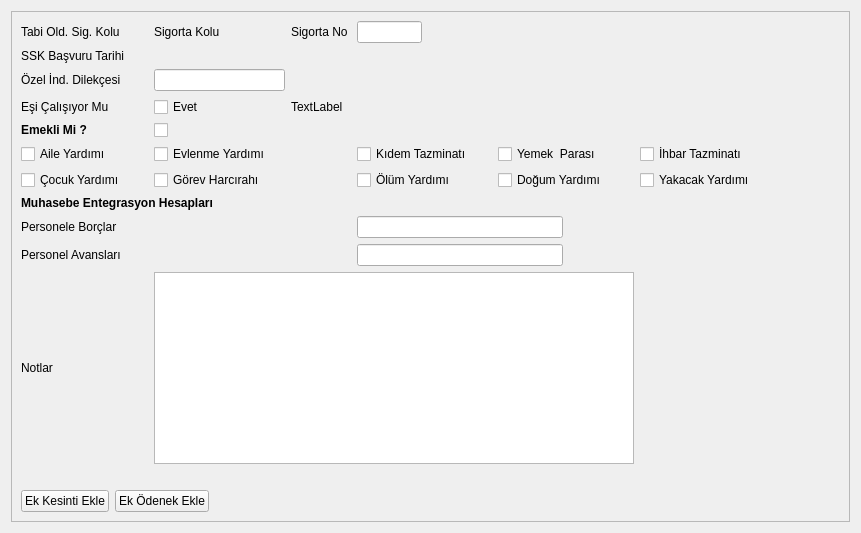
     <widget class="QWidget" name="tab_5">
      <property name="sizePolicy">
       <sizepolicy hsizetype="Expanding" vsizetype="Expanding">
        <horstretch>0</horstretch>
        <verstretch>0</verstretch>
       </sizepolicy>
      </property>
      <attribute name="title">
       <string>Ödenekler / Kesintiler / Sigorta Bilgileri</string>
      </attribute>
      <layout class="QGridLayout" name="gridLayout_14">
       <item row="0" column="0">
        <widget class="QFrame" name="frame_3">
         <property name="sizePolicy">
          <sizepolicy hsizetype="Expanding" vsizetype="Expanding">
           <horstretch>0</horstretch>
           <verstretch>0</verstretch>
          </sizepolicy>
         </property>
         <property name="font">
          <font>
           <pointsize>9</pointsize>
          </font>
         </property>
         <property name="frameShape">
          <enum>QFrame::StyledPanel</enum>
         </property>
         <property name="frameShadow">
          <enum>QFrame::Raised</enum>
         </property>
         <layout class="QGridLayout" name="gridLayout_5" rowstretch="1,1,1,1,1,1,1,0,0,0,1,0,0,0" columnstretch="5,5,5,5,5,5,5,5,5,5">
          <item row="6" column="0">
           <widget class="QCheckBox" name="check_box_cocuk_yardimi">
            <property name="sizePolicy">
             <sizepolicy hsizetype="Fixed" vsizetype="Fixed">
              <horstretch>0</horstretch>
              <verstretch>0</verstretch>
             </sizepolicy>
            </property>
            <property name="text">
             <string>Çocuk Yardımı       </string>
            </property>
           </widget>
          </item>
          <item row="7" column="0" colspan="2">
           <widget class="QLabel" name="label_ent_label">
            <property name="sizePolicy">
             <sizepolicy hsizetype="Fixed" vsizetype="Fixed">
              <horstretch>0</horstretch>
              <verstretch>0</verstretch>
             </sizepolicy>
            </property>
            <property name="font">
             <font>
              <pointsize>9</pointsize>
              <weight>75</weight>
              <bold>true</bold>
             </font>
            </property>
            <property name="text">
             <string>Muhasebe Entegrasyon Hesapları</string>
            </property>
           </widget>
          </item>
          <item row="10" column="0">
           <widget class="QLabel" name="label_15">
            <property name="sizePolicy">
             <sizepolicy hsizetype="Fixed" vsizetype="Fixed">
              <horstretch>0</horstretch>
              <verstretch>0</verstretch>
             </sizepolicy>
            </property>
            <property name="text">
             <string>Notlar</string>
            </property>
           </widget>
          </item>
          <item row="10" column="1" colspan="6">
           <widget class="QLimitedTextEdit" name="limitedTextEdit_notlar">
            <property name="sizePolicy">
             <sizepolicy hsizetype="Expanding" vsizetype="Fixed">
              <horstretch>0</horstretch>
              <verstretch>0</verstretch>
             </sizepolicy>
            </property>
           </widget>
          </item>
          <item row="9" column="0">
           <widget class="QLabel" name="label_personel_avanslari">
            <property name="sizePolicy">
             <sizepolicy hsizetype="Fixed" vsizetype="Fixed">
              <horstretch>0</horstretch>
              <verstretch>0</verstretch>
             </sizepolicy>
            </property>
            <property name="text">
             <string>Personel Avansları    </string>
            </property>
           </widget>
          </item>
          <item row="9" column="1" colspan="2">
           <widget class="QSearchEdit" name="searchEdit_personel_avanslari_hesap_kodu" native="true">
            <property name="sizePolicy">
             <sizepolicy hsizetype="Expanding" vsizetype="Fixed">
              <horstretch>0</horstretch>
              <verstretch>0</verstretch>
             </sizepolicy>
            </property>
            <property name="whatsThis">
             <string>Arama widget. </string>
            </property>
            <property name="QSearchEdit" stdset="0">
             <rect>
              <x>0</x>
              <y>0</y>
              <width>100</width>
              <height>100</height>
             </rect>
            </property>
           </widget>
          </item>
          <item row="0" column="0">
           <widget class="QLabel" name="label_6">
            <property name="sizePolicy">
             <sizepolicy hsizetype="Fixed" vsizetype="Fixed">
              <horstretch>0</horstretch>
              <verstretch>0</verstretch>
             </sizepolicy>
            </property>
            <property name="font">
             <font>
              <pointsize>9</pointsize>
             </font>
            </property>
            <property name="text">
             <string>Tabi Old. Sig. Kolu </string>
            </property>
           </widget>
          </item>
          <item row="0" column="1">
           <widget class="QLabel" name="label_tabi_oldugu_sigorta_kolu">
            <property name="sizePolicy">
             <sizepolicy hsizetype="Fixed" vsizetype="Fixed">
              <horstretch>0</horstretch>
              <verstretch>0</verstretch>
             </sizepolicy>
            </property>
            <property name="text">
             <string>Sigorta Kolu</string>
            </property>
           </widget>
          </item>
          <item row="2" column="0">
           <widget class="QLabel" name="label_ozel_indirim_dilekcesi">
            <property name="sizePolicy">
             <sizepolicy hsizetype="Fixed" vsizetype="Fixed">
              <horstretch>0</horstretch>
              <verstretch>0</verstretch>
             </sizepolicy>
            </property>
            <property name="font">
             <font>
              <pointsize>9</pointsize>
             </font>
            </property>
            <property name="text">
             <string>Özel İnd. Dilekçesi </string>
            </property>
           </widget>
          </item>
          <item row="3" column="0">
           <widget class="QLabel" name="label_esi_calisiyor_mu">
            <property name="sizePolicy">
             <sizepolicy hsizetype="Fixed" vsizetype="Fixed">
              <horstretch>0</horstretch>
              <verstretch>0</verstretch>
             </sizepolicy>
            </property>
            <property name="font">
             <font>
              <pointsize>9</pointsize>
             </font>
            </property>
            <property name="text">
             <string>Eşi Çalışıyor Mu        </string>
            </property>
           </widget>
          </item>
          <item row="4" column="0">
           <widget class="QLabel" name="label_19">
            <property name="sizePolicy">
             <sizepolicy hsizetype="Fixed" vsizetype="Fixed">
              <horstretch>0</horstretch>
              <verstretch>0</verstretch>
             </sizepolicy>
            </property>
            <property name="font">
             <font>
              <pointsize>9</pointsize>
              <weight>75</weight>
              <bold>true</bold>
             </font>
            </property>
            <property name="text">
             <string>Emekli Mi ?</string>
            </property>
           </widget>
          </item>
          <item row="1" column="1" colspan="2">
           <widget class="QAdakDate" name="adakDate_ssk_basv_tarihi" native="true">
            <property name="sizePolicy">
             <sizepolicy hsizetype="Expanding" vsizetype="Fixed">
              <horstretch>0</horstretch>
              <verstretch>0</verstretch>
             </sizepolicy>
            </property>
            <property name="whatsThis">
             <string>Tarih WidgetÄ± </string>
            </property>
            <property name="QAdakDate" stdset="0">
             <rect>
              <x>0</x>
              <y>0</y>
              <width>100</width>
              <height>100</height>
             </rect>
            </property>
           </widget>
          </item>
          <item row="8" column="0">
           <widget class="QLabel" name="label_personele_borclar">
            <property name="sizePolicy">
             <sizepolicy hsizetype="Fixed" vsizetype="Fixed">
              <horstretch>0</horstretch>
              <verstretch>0</verstretch>
             </sizepolicy>
            </property>
            <property name="font">
             <font>
              <pointsize>9</pointsize>
             </font>
            </property>
            <property name="text">
             <string>Personele Borçlar    </string>
            </property>
           </widget>
          </item>
          <item row="8" column="1" colspan="2">
           <widget class="QSearchEdit" name="searchEdit_personele_borclar_hesap_kodu" native="true">
            <property name="sizePolicy">
             <sizepolicy hsizetype="Expanding" vsizetype="Fixed">
              <horstretch>0</horstretch>
              <verstretch>0</verstretch>
             </sizepolicy>
            </property>
            <property name="whatsThis">
             <string>Arama widget. </string>
            </property>
            <property name="QSearchEdit" stdset="0">
             <rect>
              <x>0</x>
              <y>0</y>
              <width>100</width>
              <height>100</height>
             </rect>
            </property>
           </widget>
          </item>
          <item row="8" column="3" colspan="3">
           <widget class="QLineEdit" name="lineEdit_personele_borclar_hesap_ismi">
            <property name="focusPolicy">
             <enum>Qt::NoFocus</enum>
            </property>
            <property name="readOnly">
             <bool>true</bool>
            </property>
           </widget>
          </item>
          <item row="9" column="3" colspan="3">
           <widget class="QLineEdit" name="lineEdit_personel_avanslari_hesap_ismi">
            <property name="focusPolicy">
             <enum>Qt::NoFocus</enum>
            </property>
            <property name="readOnly">
             <bool>true</bool>
            </property>
           </widget>
          </item>
          <item row="5" column="0">
           <widget class="QCheckBox" name="check_box_aile_yardimi">
            <property name="sizePolicy">
             <sizepolicy hsizetype="Fixed" vsizetype="Fixed">
              <horstretch>0</horstretch>
              <verstretch>0</verstretch>
             </sizepolicy>
            </property>
            <property name="text">
             <string>Aile Yardımı           </string>
            </property>
           </widget>
          </item>
          <item row="5" column="1">
           <widget class="QCheckBox" name="check_box_evlenme_yardimi">
            <property name="sizePolicy">
             <sizepolicy hsizetype="Fixed" vsizetype="Fixed">
              <horstretch>0</horstretch>
              <verstretch>0</verstretch>
             </sizepolicy>
            </property>
            <property name="text">
             <string>Evlenme Yardımı   </string>
            </property>
           </widget>
          </item>
          <item row="6" column="1">
           <widget class="QCheckBox" name="check_box_gorev_harcirahi">
            <property name="sizePolicy">
             <sizepolicy hsizetype="Fixed" vsizetype="Fixed">
              <horstretch>0</horstretch>
              <verstretch>0</verstretch>
             </sizepolicy>
            </property>
            <property name="text">
             <string>Görev Harcırahı      </string>
            </property>
           </widget>
          </item>
          <item row="3" column="1">
           <widget class="QCheckBox" name="check_box_esi_calisiyor_mu">
            <property name="sizePolicy">
             <sizepolicy hsizetype="Fixed" vsizetype="Fixed">
              <horstretch>0</horstretch>
              <verstretch>0</verstretch>
             </sizepolicy>
            </property>
            <property name="text">
             <string>Evet</string>
            </property>
           </widget>
          </item>
          <item row="3" column="2" colspan="7">
           <widget class="QLabel" name="label_uyari">
            <property name="sizePolicy">
             <sizepolicy hsizetype="Expanding" vsizetype="Fixed">
              <horstretch>0</horstretch>
              <verstretch>0</verstretch>
             </sizepolicy>
            </property>
            <property name="text">
             <string>TextLabel</string>
            </property>
           </widget>
          </item>
          <item row="4" column="1">
           <widget class="QCheckBox" name="checkBox_emekli_mi">
            <property name="layoutDirection">
             <enum>Qt::LeftToRight</enum>
            </property>
            <property name="text">
             <string/>
            </property>
           </widget>
          </item>
          <item row="13" column="9">
           <spacer name="horizontalSpacer_19">
            <property name="orientation">
             <enum>Qt::Horizontal</enum>
            </property>
            <property name="sizeHint" stdset="0">
             <size>
              <width>40</width>
              <height>20</height>
             </size>
            </property>
           </spacer>
          </item>
          <item row="13" column="0" colspan="9">
           <layout class="QGridLayout" name="gridLayout_9" columnstretch="5,0,0">
            <item row="0" column="0">
             <widget class="QPushButton" name="push_button_ek_kesinti_ekle">
              <property name="sizePolicy">
               <sizepolicy hsizetype="Fixed" vsizetype="Expanding">
                <horstretch>0</horstretch>
                <verstretch>0</verstretch>
               </sizepolicy>
              </property>
              <property name="maximumSize">
               <size>
                <width>16777215</width>
                <height>29</height>
               </size>
              </property>
              <property name="font">
               <font>
                <pointsize>9</pointsize>
               </font>
              </property>
              <property name="styleSheet">
               <string notr="true">text-align:center
</string>
              </property>
              <property name="text">
               <string>Ek Kesinti Ekle</string>
              </property>
              <property name="icon">
               <iconset>
                <normaloff>:/e9_icons/E9_ICONS/ekle_ikonu.png</normaloff>:/e9_icons/E9_ICONS/ekle_ikonu.png</iconset>
              </property>
             </widget>
            </item>
            <item row="0" column="1">
             <widget class="QPushButton" name="push_button_ek_odenek_ekle">
              <property name="sizePolicy">
               <sizepolicy hsizetype="Fixed" vsizetype="Expanding">
                <horstretch>0</horstretch>
                <verstretch>0</verstretch>
               </sizepolicy>
              </property>
              <property name="maximumSize">
               <size>
                <width>16777215</width>
                <height>29</height>
               </size>
              </property>
              <property name="font">
               <font>
                <pointsize>9</pointsize>
               </font>
              </property>
              <property name="styleSheet">
               <string notr="true">text-align:center</string>
              </property>
              <property name="text">
               <string>Ek Ödenek Ekle</string>
              </property>
              <property name="icon">
               <iconset>
                <normaloff>:/e9_icons/E9_ICONS/ekle_ikonu.png</normaloff>:/e9_icons/E9_ICONS/ekle_ikonu.png</iconset>
              </property>
             </widget>
            </item>
            <item row="0" column="2">
             <spacer name="horizontalSpacer_20">
              <property name="orientation">
               <enum>Qt::Horizontal</enum>
              </property>
              <property name="sizeHint" stdset="0">
               <size>
                <width>40</width>
                <height>20</height>
               </size>
              </property>
             </spacer>
            </item>
           </layout>
          </item>
          <item row="0" column="2">
           <widget class="QLabel" name="label_sigorta_no">
            <property name="sizePolicy">
             <sizepolicy hsizetype="Fixed" vsizetype="Fixed">
              <horstretch>0</horstretch>
              <verstretch>0</verstretch>
             </sizepolicy>
            </property>
            <property name="font">
             <font>
              <pointsize>9</pointsize>
             </font>
            </property>
            <property name="text">
             <string>Sigorta No </string>
            </property>
           </widget>
          </item>
          <item row="5" column="3" colspan="2">
           <widget class="QCheckBox" name="check_box_kidem_tazminati">
            <property name="sizePolicy">
             <sizepolicy hsizetype="Fixed" vsizetype="Fixed">
              <horstretch>0</horstretch>
              <verstretch>0</verstretch>
             </sizepolicy>
            </property>
            <property name="text">
             <string>Kıdem Tazminatı    </string>
            </property>
           </widget>
          </item>
          <item row="6" column="3" colspan="2">
           <widget class="QCheckBox" name="check_box_olum_yardimi">
            <property name="sizePolicy">
             <sizepolicy hsizetype="Fixed" vsizetype="Fixed">
              <horstretch>0</horstretch>
              <verstretch>0</verstretch>
             </sizepolicy>
            </property>
            <property name="text">
             <string>Ölüm Yardımı         </string>
            </property>
           </widget>
          </item>
          <item row="5" column="5" colspan="2">
           <widget class="QCheckBox" name="check_box_yemek_parasi">
            <property name="sizePolicy">
             <sizepolicy hsizetype="Fixed" vsizetype="Fixed">
              <horstretch>0</horstretch>
              <verstretch>0</verstretch>
             </sizepolicy>
            </property>
            <property name="text">
             <string>Yemek  Parası       </string>
            </property>
           </widget>
          </item>
          <item row="6" column="5" colspan="2">
           <widget class="QCheckBox" name="check_box_dogum_yardimi">
            <property name="sizePolicy">
             <sizepolicy hsizetype="Fixed" vsizetype="Fixed">
              <horstretch>0</horstretch>
              <verstretch>0</verstretch>
             </sizepolicy>
            </property>
            <property name="text">
             <string>Doğum Yardımı      </string>
            </property>
           </widget>
          </item>
          <item row="5" column="7" colspan="2">
           <widget class="QCheckBox" name="check_box_ihbar_tazminati">
            <property name="sizePolicy">
             <sizepolicy hsizetype="Fixed" vsizetype="Fixed">
              <horstretch>0</horstretch>
              <verstretch>0</verstretch>
             </sizepolicy>
            </property>
            <property name="text">
             <string>İhbar Tazminatı      </string>
            </property>
           </widget>
          </item>
          <item row="6" column="7" colspan="2">
           <widget class="QCheckBox" name="check_box_yakacak_yardimi">
            <property name="sizePolicy">
             <sizepolicy hsizetype="Fixed" vsizetype="Fixed">
              <horstretch>0</horstretch>
              <verstretch>0</verstretch>
             </sizepolicy>
            </property>
            <property name="text">
             <string>Yakacak Yardımı    </string>
            </property>
           </widget>
          </item>
          <item row="1" column="0">
           <widget class="QLabel" name="label_ssk_basvuru_tarihi">
            <property name="sizePolicy">
             <sizepolicy hsizetype="Fixed" vsizetype="Fixed">
              <horstretch>0</horstretch>
              <verstretch>0</verstretch>
             </sizepolicy>
            </property>
            <property name="font">
             <font>
              <pointsize>9</pointsize>
             </font>
            </property>
            <property name="text">
             <string>SSK Başvuru Tarihi </string>
            </property>
           </widget>
          </item>
          <item row="2" column="1">
           <widget class="QLineEdit" name="line_edit_ozel_indirim_dilekcesi">
            <property name="sizePolicy">
             <sizepolicy hsizetype="Expanding" vsizetype="Fixed">
              <horstretch>0</horstretch>
              <verstretch>0</verstretch>
             </sizepolicy>
            </property>
           </widget>
          </item>
          <item row="0" column="3">
           <widget class="QLineEdit" name="line_edit_sigorta_no">
            <property name="sizePolicy">
             <sizepolicy hsizetype="Expanding" vsizetype="Fixed">
              <horstretch>0</horstretch>
              <verstretch>0</verstretch>
             </sizepolicy>
            </property>
           </widget>
          </item>
          <item row="11" column="0">
           <spacer name="horizontalSpacer">
            <property name="orientation">
             <enum>Qt::Horizontal</enum>
            </property>
            <property name="sizeHint" stdset="0">
             <size>
              <width>40</width>
              <height>20</height>
             </size>
            </property>
           </spacer>
          </item>
         </layout>
        </widget>
       </item>
      </layout>
     </widget>
